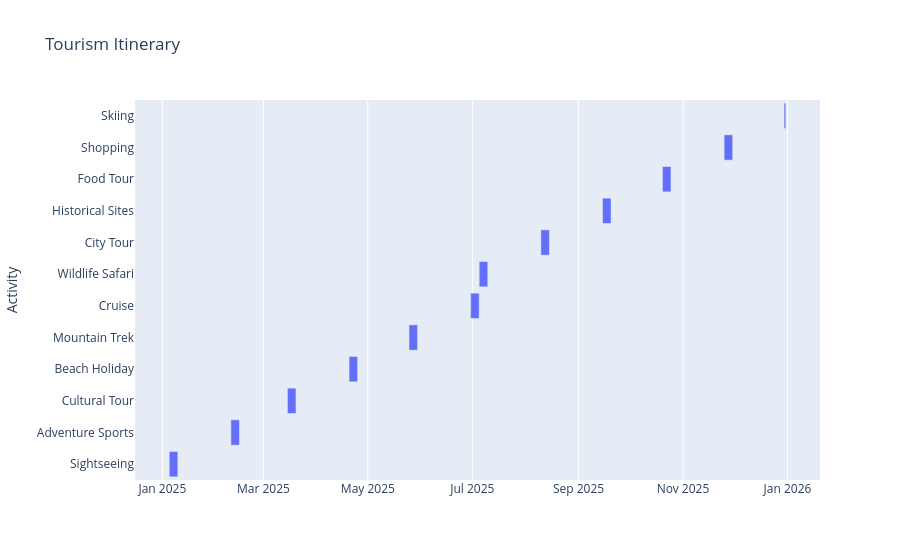

Notebook code cell kept with this figure:
### Markdown cell above
## **Travel Itinerary Planning**

### Code cell
fig  = px.timeline(df,x_start="Start_Date",x_end="End_Date",y='Activity',title="Tourism Itinerary")
fig.show()

### Figure 1 — Plotly figure (JSON) as saved in the notebook; plotly's stock layout.template omitted (floating-point values rounded to 4 significant figures)
{"data": [{"base": ["2025-01-05T00:00:00.000000000", "2025-02-10T00:00:00.000000000", "2025-03-15T00:00:00.000000000", "2025-04-20T00:00:00.000000000", "2025-05-25T00:00:00.000000000", "2025-06-30T00:00:00.000000000", "2025-07-05T00:00:00.000000000", "2025-08-10T00:00:00.000000000", "2025-09-15T00:00:00.000000000", "2025-10-20T00:00:00.000000000", "2025-11-25T00:00:00.000000000", "2025-12-30T00:00:00.000000000"], "hovertemplate": "Start_Date=%{base}<br>End_Date=%{x}<br>Activity=%{y}<extra></extra>", "legendgroup": "", "marker": {"color": "#636efa", "pattern": {"shape": ""}}, "name": "", "orientation": "h", "showlegend": false, "textposition": "auto", "type": "bar", "x": [432000000, 432000000, 432000000, 432000000, 432000000, 432000000, 432000000, 432000000, 432000000, 432000000, 432000000, 86400000], "xaxis": "x", "y": ["Sightseeing", "Adventure Sports", "Cultural Tour", "Beach Holiday", "Mountain Trek", "Cruise", "Wildlife Safari", "City Tour", "Historical Sites", "Food Tour", "Shopping", "Skiing"], "yaxis": "y"}], "layout": {"barmode": "overlay", "legend": {"tracegroupgap": 0}, "title": {"text": "Tourism Itinerary"}, "xaxis": {"anchor": "y", "domain": [0, 1], "type": "date"}, "yaxis": {"anchor": "x", "domain": [0, 1], "title": {"text": "Activity"}}}}
